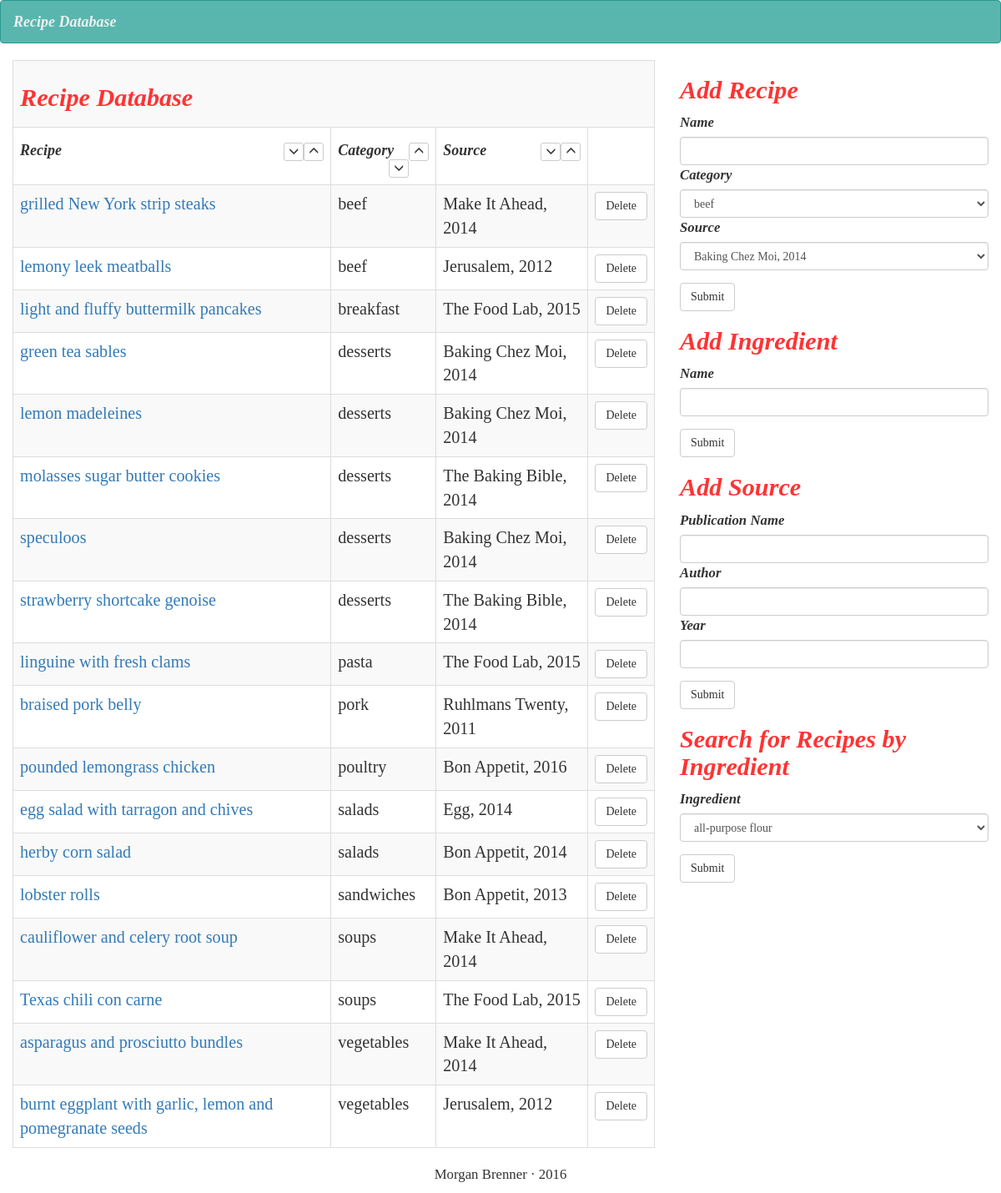
The page /site/index.php on the database its author committed.
### tables this page shows
CREATE TABLE `Recipes` (
	`recipe_id` int auto_increment primary key not null, 
	`category` int not null, 
	`source` int,
	`recipe_name` varchar(255) not null,
	FOREIGN KEY ( category ) REFERENCES RecipeCategories( category_id )
		on delete cascade on update cascade,
	FOREIGN KEY ( source ) REFERENCES RecipeSources( source_id )
		on delete cascade on update cascade
);

CREATE TABLE `RecipeCategories` (
	`category_id` int auto_increment primary key not null,
	`category_name` varchar(255) not null

);

CREATE TABLE `RecipeSources` (
	`source_id` int auto_increment primary key not null,
	`source_name` varchar(255) not null,
	`source_author` varchar(255),
	`source_year` int 

);

### site/index.php (the view, shortened to what this page needs)
<?php
$mysqli = new mysqli($host, $username, $password, $database);
?>
<!doctype html>
<html class="no-js" lang="">
    <head>
		<link rel="stylesheet" href="https://maxcdn.bootstrapcdn.com/bootstrap/3.3.6/css/bootstrap.min.css">
        <link rel="stylesheet" href="css/normalize.css">
        <link rel="stylesheet" href="css/main.css">
    </head>
    <body>
		<nav class="navbar navbar-default">
			<div class="container-fluid">
				<div class="navbar-header">
					<a class="navbar-brand" href="index.php">Recipe Database</a>
				</div>
			</div>
		</nav>
		<div class="container-fluid">
			<div class="row">
				<div class="col-md-8" id="database">
					<form>
						<table class="table table-striped table-bordered">
							<tr>
								<th colspan='5'><h3>Recipe Database</h3></th>
							</tr>
							<tr>
								<td>
									<h4>Recipe
										<button type="button" class="btn btn-default btn-xs pull-right" id="rcp-up">
											<span class="glyphicon glyphicon-menu-up" aria-hidden="true"></span>
										</button>
										<button type="button" class="btn btn-default btn-xs pull-right" id="rcp-dwn">
											<span class="glyphicon glyphicon-menu-down" aria-hidden="true"></span>
										</button>
									</h4>
								</td>
								<td>
									<h4>Category
										<button type="button" class="btn btn-default btn-xs pull-right" id="cat-up">
											<span class="glyphicon glyphicon-menu-up" aria-hidden="true"></span>
										</button>
										<button type="button" class="btn btn-default btn-xs pull-right" id="cat-dwn">
											<span class="glyphicon glyphicon-menu-down" aria-hidden="true"></span>
										</button>
									</h4>
								</td>
								<td>
									<h4>Source
										<button type="button" class="btn btn-default btn-xs pull-right" id="src-up">
											<span class="glyphicon glyphicon-menu-up" aria-hidden="true"></span>
										</button>
										<button type="button" class="btn btn-default btn-xs pull-right" id="src-dwn">
											<span class="glyphicon glyphicon-menu-down" aria-hidden="true"></span>
										</button>
									</h4>
								</td>
								<td></td>
							</tr>
						<?php
							if(!($stmt = $mysqli->prepare("select Recipes.recipe_id, Recipes.recipe_name, RecipeCategories.category_id, RecipeCategories.category_name, RecipeSources.source_id, RecipeSources.source_name, RecipeSources.source_year from Recipes
inner join RecipeCategories on Recipes.category = RecipeCategories.category_id inner join RecipeSources on Recipes.source = RecipeSources.source_id order by RecipeCategories.category_name asc,Recipes.recipe_name asc"))){
								echo "Prepare failed: "  . $stmt->errno . " " . $stmt->error;
							}
							if(!$stmt->execute()){
								echo "Execute failed: "  . $mysqli->connect_errno . " " . $mysqli->connect_error;
							}
							if(!$stmt->bind_result($rid, $name, $cid, $category, $sid, $sname, $syear)){
								echo "Bind failed: "  . $mysqli->connect_errno . " " . $mysqli->connect_error;
							}
							while($stmt->fetch()){
								echo "<tr>\n<td>\n<a href='recipe.php?id=$rid'>" . $name . "</a>\n</td>\n<td>\n" . $category . "\n</td>\n";
								echo "<td>".$sname. ", ".$syear."</td>";
								echo  "<td><a class='btn btn-default delete-button' id ='".$rid."' value='".$rid."'>Delete</a></td>\n";
								echo "</tr>";
							}
						?>
						</table>
					</form>
				</div>
				<div class="col-md-4" id="forms">
						<form name="add-item" id="add-item">
							<div class="form-group">
								<h3>Add Recipe</h3>
								<label for="name">Name</label>
								<input type="text" class="form-control" id="name" name="name">
								<label for="category">Category</label>
								<select name="category" id="category" class="form-control">
								<?php
								if(!($stmt = $mysqli->prepare("SELECT category_id, category_name FROM RecipeCategories order by category_name asc"))){
									echo "Prepare failed: "  . $stmt->errno . " " . $stmt->error;
								}
								if(!$stmt->execute()){
									echo "Execute failed: "  . $mysqli->connect_errno . " " . $mysqli->connect_error;
								}
								if(!$stmt->bind_result($id, $name)){
									echo "Bind failed: "  . $mysqli->connect_errno . " " . $mysqli->connect_error;
								}
								while($stmt->fetch()){
									echo '<option value=" '. $id . ' "> ' . $name . '</option>\n';
								}
								?>
								</select>
								<label for="source">Source</label>
								<select name="source" id="source" class="form-control">
								<?php
								if(!($stmt = $mysqli->prepare("SELECT source_id, source_name, source_year FROM RecipeSources order by source_name asc, source_year desc"))){
									echo "Prepare failed: "  . $stmt->errno . " " . $stmt->error;
								}
								if(!$stmt->execute()){
									echo "Execute failed: "  . $mysqli->connect_errno . " " . $mysqli->connect_error;
								}
								if(!$stmt->bind_result($id, $name, $year)){
									echo "Bind failed: "  . $mysqli->connect_errno . " " . $mysqli->connect_error;
								}
								while($stmt->fetch()){
									echo '<option value=" '. $id . ' "> ' . $name . ', '. $year . '</option>\n';
								}
								?>
								</select>
							</div>
							<p><input class="btn btn-default" type="submit" id="add-button"/></p>
						</form>
						<form name="add-ingredient" id="add-ingredient">
							<div class="form-group">
								<h3>Add Ingredient</h3>
								<label for="ing_name">Name</label>
								<input type="text" class="form-control" id="ing_name" name="name">
							</div>
							<p><input class="btn btn-default" type="submit" id="add-ingredient-button"/></p>
						</form>
						<form name="add-source" id="add-source">
							<div class="form-group">
								<h3>Add Source</h3>
								<label for="ing_name">Publication Name</label>
								<input type="text" class="form-control" id="pub_name" name="pub_name">
								<label for="ing_name">Author</label>
								<input type="text" class="form-control" id="author" name="author">
								<label for="ing_name">Year</label>
								<input type="number" class="form-control" id="year" name="year" min="1900" max="2016">
							</div>
							<p><input class="btn btn-default" type="submit" id="add-source-button"/></p>
						</form>
						<form name="search" id="search" method="get" action="search.php">
							<div class="form-group">
								<h3>Search for Recipes by Ingredient</h3>
								<label for="ing_name">Ingredient</label>
								<select name="id" id="id" class="form-control">
								<?php
								if(!($stmt = $mysqli->prepare("SELECT ingredient_id, ingredient_name FROM Ingredients order by ingredient_name asc"))){
									echo "Prepare failed: "  . $stmt->errno . " " . $stmt->error;
								}
								if(!$stmt->execute()){
									echo "Execute failed: "  . $mysqli->connect_errno . " " . $mysqli->connect_error;
								}
								if(!$stmt->bind_result($id, $name)){
									echo "Bind failed: "  . $mysqli->connect_errno . " " . $mysqli->connect_error;
								}
								while($stmt->fetch()){
									echo '<option value="'. $id . '"> ' . $name . '</option>\n';
								}
								?>
								</select>
							</div>
							<p><input class="btn btn-default" type="submit" id="search-button"/></p>
						</form>
				</div>
			</div>
		</div>
		<div class="container">
			<div class="row">
				<div class="text-center col-md-6 col-md-offset-3">
					<p>Morgan Brenner &middot 2016</p>
				</div>
			</div>
		</div>
    </body>
</html>

### site/css/main.css (style rules this page uses)
h1, h3 { font-family: "utopia-std-display"; font-weight: 700; font-style: italic; color: #ff3333; font-size: 1.8em; }
.navbar-brand, label, h4 { font-family: "utopia-std-display"; font-weight: 700; font-style: italic; }
p, td, li, form { font-family: "freight-sans-pro"; font-size: 1.2em; }
.navbar-default { background-color: #59b6ae; border-color: #2a9a90; }
.navbar-default .navbar-brand { color: #ecf0f1; }
html { color: #222; font-size: 1em; line-height: 1.4; }

### rows shown on the page
recipes: recipe_name "grilled New York strip steaks", category.category_name "beef", source.source_name "Make It Ahead", source.source_year "2014", $rid 13 (drawn)
recipes: recipe_name "lemony leek meatballs", category.category_name "beef", source.source_name "Jerusalem", source.source_year "2012", $rid 15 (drawn)
recipes: recipe_name "light and fluffy buttermilk pancakes", category.category_name "breakfast", source.source_name "The Food Lab", source.source_year "2015", $rid 4 (drawn)
recipes: recipe_name "green tea sables", category.category_name "desserts", source.source_name "Baking Chez Moi", source.source_year "2014", $rid 8 (drawn)
recipes: recipe_name "lemon madeleines", category.category_name "desserts", source.source_name "Baking Chez Moi", source.source_year "2014", $rid 9 (drawn)
recipes: recipe_name "molasses sugar butter cookies", category.category_name "desserts", source.source_name "The Baking Bible", source.source_year "2014", $rid 11 (drawn)
recipes: recipe_name "speculoos", category.category_name "desserts", source.source_name "Baking Chez Moi", source.source_year "2014", $rid 10 (drawn)
recipes: recipe_name "strawberry shortcake genoise", category.category_name "desserts", source.source_name "The Baking Bible", source.source_year "2014", $rid 1 (drawn)
recipes: recipe_name "linguine with fresh clams", category.category_name "pasta", source.source_name "The Food Lab", source.source_year "2015", $rid 3 (drawn)
recipes: recipe_name "braised pork belly", category.category_name "pork", source.source_name "Ruhlmans Twenty", source.source_year "2011", $rid 18 (drawn)
recipes: recipe_name "pounded lemongrass chicken", category.category_name "poultry", source.source_name "Bon Appetit", source.source_year "2016", $rid 6 (drawn)
recipes: recipe_name "egg salad with tarragon and chives", category.category_name "salads", source.source_name "Egg", source.source_year "2014", $rid 17 (drawn)
recipes: recipe_name "herby corn salad", category.category_name "salads", source.source_name "Bon Appetit", source.source_year "2014", $rid 5 (drawn)
recipes: recipe_name "lobster rolls", category.category_name "sandwiches", source.source_name "Bon Appetit", source.source_year "2013", $rid 7 (drawn)
recipes: recipe_name "cauliflower and celery root soup", category.category_name "soups", source.source_name "Make It Ahead", source.source_year "2014", $rid 12 (drawn)
recipes: recipe_name "Texas chili con carne", category.category_name "soups", source.source_name "The Food Lab", source.source_year "2015", $rid 2 (drawn)
recipes: recipe_name "asparagus and prosciutto bundles", category.category_name "vegetables", source.source_name "Make It Ahead", source.source_year "2014", $rid 14 (drawn)
recipes: recipe_name "burnt eggplant with garlic, lemon and pomegranate seeds", category.category_name "vegetables", source.source_name "Jerusalem", source.source_year "2012", $rid 16 (drawn)

### other values the page prints
form field category "beef"
form field source "Baking Chez Moi, 2014"
form field id "all-purpose flour"
